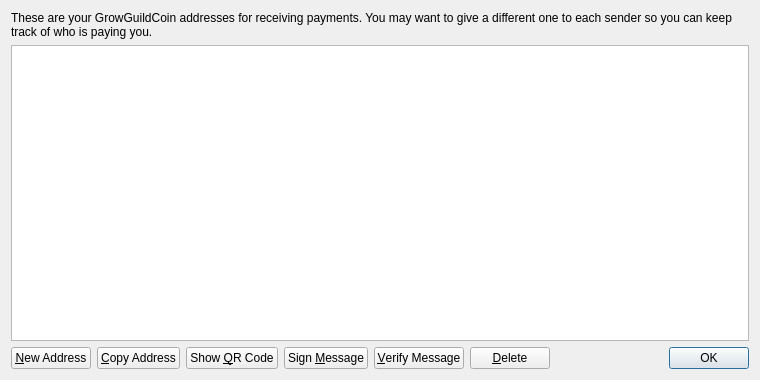
<?xml version="1.0" encoding="UTF-8"?>
<ui version="4.0">
 <class>AddressBookPage</class>
 <widget class="QWidget" name="AddressBookPage">
  <property name="geometry">
   <rect>
    <x>0</x>
    <y>0</y>
    <width>760</width>
    <height>380</height>
   </rect>
  </property>
  <property name="windowTitle">
   <string>Address Book</string>
  </property>
  <layout class="QVBoxLayout" name="verticalLayout">
   <item>
    <widget class="QLabel" name="labelExplanation">
     <property name="text">
      <string>These are your GrowGuildCoin addresses for receiving payments. You may want to give a different one to each sender so you can keep track of who is paying you.</string>
     </property>
     <property name="textFormat">
      <enum>Qt::PlainText</enum>
     </property>
     <property name="wordWrap">
      <bool>true</bool>
     </property>
    </widget>
   </item>
   <item>
    <widget class="QTableView" name="tableView">
     <property name="contextMenuPolicy">
      <enum>Qt::CustomContextMenu</enum>
     </property>
     <property name="toolTip">
      <string>Double-click to edit address or label</string>
     </property>
     <property name="tabKeyNavigation">
      <bool>false</bool>
     </property>
     <property name="selectionMode">
      <enum>QAbstractItemView::SingleSelection</enum>
     </property>
     <property name="selectionBehavior">
      <enum>QAbstractItemView::SelectRows</enum>
     </property>
     <property name="sortingEnabled">
      <bool>true</bool>
     </property>
     <attribute name="verticalHeaderVisible">
      <bool>false</bool>
     </attribute>
    </widget>
   </item>
   <item>
    <layout class="QHBoxLayout" name="horizontalLayout">
     <item>
      <widget class="QPushButton" name="newAddressButton">
       <property name="toolTip">
        <string>Create a new address</string>
       </property>
       <property name="text">
        <string>&amp;New Address</string>
       </property>
      </widget>
     </item>
     <item>
      <widget class="QPushButton" name="copyToClipboard">
       <property name="toolTip">
        <string>Copy the currently selected address to the system clipboard</string>
       </property>
       <property name="text">
        <string>&amp;Copy Address</string>
       </property>
      </widget>
     </item>
     <item>
      <widget class="QPushButton" name="showQRCode">
       <property name="text">
        <string>Show &amp;QR Code</string>
       </property>
      </widget>
     </item>
     <item>
      <widget class="QPushButton" name="signMessage">
       <property name="toolTip">
        <string>Sign a message to prove you own a GrowGuildCoin address</string>
       </property>
       <property name="text">
        <string>Sign &amp;Message</string>
       </property>
      </widget>
     </item>
     <item>
      <widget class="QPushButton" name="verifyMessage">
       <property name="toolTip">
        <string>Verify a message to ensure it was signed with a specified GrowGuildCoin address</string>
       </property>
       <property name="text">
        <string>&amp;Verify Message</string>
       </property>
      </widget>
     </item>
     <item>
      <widget class="QPushButton" name="deleteButton">
       <property name="toolTip">
        <string>Delete the currently selected address from the list</string>
       </property>
       <property name="text">
        <string>&amp;Delete</string>
       </property>
      </widget>
     </item>
     <item>
      <spacer name="horizontalSpacer">
       <property name="orientation">
        <enum>Qt::Horizontal</enum>
       </property>
       <property name="sizeHint" stdset="0">
        <size>
         <width>40</width>
         <height>20</height>
        </size>
       </property>
      </spacer>
     </item>
     <item>
      <widget class="QDialogButtonBox" name="buttonBox">
       <property name="sizePolicy">
        <sizepolicy hsizetype="Maximum" vsizetype="Fixed">
         <horstretch>0</horstretch>
         <verstretch>0</verstretch>
        </sizepolicy>
       </property>
       <property name="standardButtons">
        <set>QDialogButtonBox::Ok</set>
       </property>
      </widget>
     </item>
    </layout>
   </item>
  </layout>
 </widget>
 <resources>
  <include location="../bitcoin.qrc"/>
 </resources>
 <connections/>
</ui>
